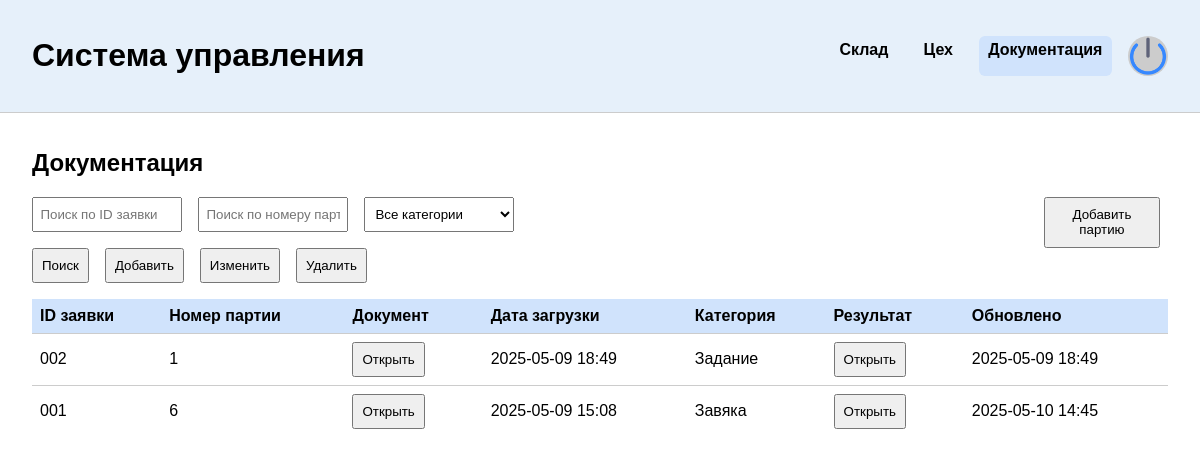
/docs/ (signed in), run on an earlier commit of the app's database.
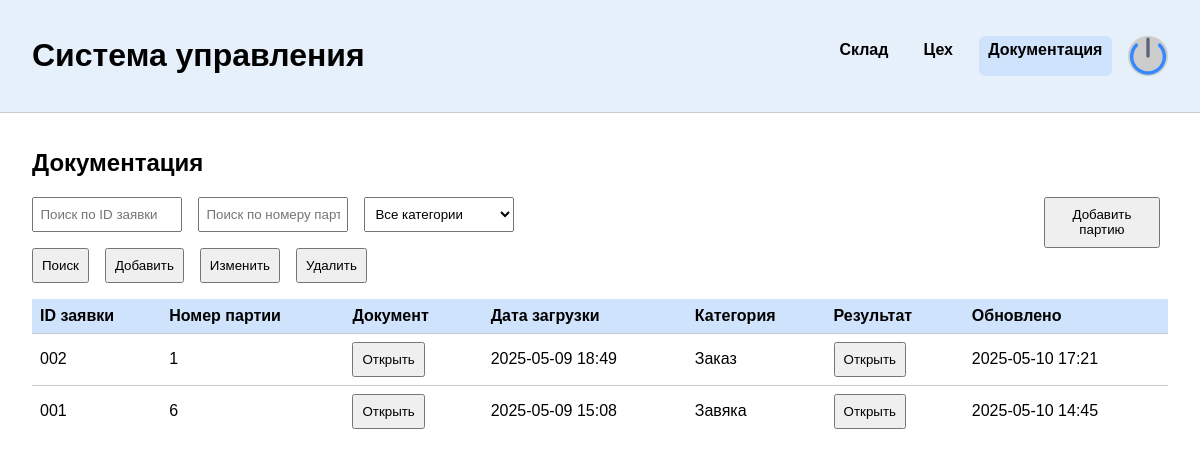
And on a later commit of the database.
### main/models.py (models this page shows)
class DocumentManagement(models.Model):
    batch = models.ForeignKey(Batch, on_delete=models.CASCADE)
    status = models.CharField(max_length=50, verbose_name="Статус заявки", choices=DocumentStatuses)
    request = models.FileField(verbose_name="Текст заявки", upload_to="static/documents/requests/")
    category = models.CharField(max_length=50, verbose_name="Тип", choices=CategoryRequests)
    updated_at = models.DateTimeField(auto_now=True, verbose_name="Дата и время последнего изменения")
    created_at = models.DateTimeField(default=timezone.now)
    class Meta:
        verbose_name = "Документооборот"
        verbose_name_plural = "Документооборот"

### main/views/documents.py (the view)
# urls.py: path("docs/", DocsPage.as_view()),
class DocsPage(BaseView, TemplateView):
    template_name = "main/documents.html"
    exclude_roles = [UserRole.WarehouseManager]
    def get_context_data(self, **kwargs):
        context = super().get_context_data(**kwargs)
        if self.request.user.role in [UserRole.PackerInspector, UserRole.Designer, UserRole.PatternDesigner]:
            docs = Document.objects.filter(category="Задание")
        elif self.request.user.role in [
            UserRole.Sewer,
            UserRole.PackerInspector,
        ]:
            docs = Document.objects.filter(category="тех. Задание")
        elif self.request.user.role in [UserRole.Cutter]:
            docs = Document.objects.filter(Q(category="тех. Задание") | Q("Заказ")).order_by("-id")
        else:
            docs = Document.objects.all().order_by("-id")
        context["docs"] = DocumentSerializer(docs, many=True).data
        context["batches"] = Batch.objects.all()
        return context

### main/models.py (called while the page is built)
    def __str__(self):
        return f"{self.fullname} - {self.role}"

### main/serializers.py (called while the page is built)
    def get_request_url(self, obj):
        return "/file/" + str(obj.request).replace("/", "-")

    def get_request_name(self, obj):
        return get_file_name(obj.request)

    def get_results(self, obj):
        return ResultSerialzier(obj.results.all(), many=True).data

    def get_created_at(self, obj):
        return obj.created_at.strftime("%Y-%m-%d %H:%M")

    def get_updated_at(self, obj):
        return obj.updated_at.strftime("%Y-%m-%d %H:%M")

    def get_id(self, obj):
        return str(obj.id).zfill(3)

### main/views/base.py (called while the page is built)
    def dispatch(self, request: HttpRequest, *args, **kwargs):
        user = request.user
        if not user.is_authenticated:
            return HttpResponseRedirect('/')
        print(user.login)
        print(user.__dict__)
        if user.role == UserRole.GeneralManager or user.role == UserRole.ProductionManager:
            return super().dispatch(request, *args, **kwargs)
        if user.role not in self.get_enable_roles():
            return render(request, "main/protect.html")
        return super().dispatch(request, *args, **kwargs)

### main/templates/main/documents.html (shortened to what this page needs)
{% extends "main/base.html" %}
{% load static %}
{% block content %}
<header>
  <h1>Система управления</h1>
  <div class="menu">
    <a href="/warehouse/materials/">Склад</a>
    <a href="/ceh/workers/">Цех</a>
    <a href="/docs/" class="active">Документация</a>
    <div class="avatar"><img src="{% static 'main/shutdown.png' %}" /></div>
  </div>
</header>
  <main id="docs">
    <h2>Документация</h2>
    <div style="display: flex;">
      <div class="filters">
        <input type="text" placeholder="Поиск по ID заявки">
        <input type="text" placeholder="Поиск по номеру партии">
        <select>
          <option>Все категории</option>
        </select>
      </div>
      {% if request.user.role == "Генеральный директор" %}
      <button onclick="document.getElementById('dialog-confirm-add-batch').showModal()">Добавить партию</button>
      {% endif %}
    </div>
      <div style="display: flex; gap: 0.5rem; margin-bottom: 1rem;">
        <button title="Применить фильтры поиска к документам" onclick="filterDocs()">Поиск</button>
        <button title="Добавить новую заявку" onclick="openAddDoc(event)">Добавить</button>
        <button title="Редактировать существующую заявку по ID" onclick="document.getElementById('dialog-edit-doc').showModal()">Изменить</button>
        <button title="Удалить заявку по ID с подтверждением" onclick="document.getElementById('dialog-delete-doc-id').showModal()">Удалить</button>
      </div>
    <table>
      <thead>
        <tr>
          <th>ID заявки</th><th>Номер партии</th><th>Документ</th>
          <th>Дата загрузки</th><th>Категория</th><th>Результат</th><th>Обновлено</th>
        </tr>
      </thead>
      <tbody>
        {% for d in docs %}
        <tr>
          <td>{{ d.id }}</td><td>{{ d.batch }}</td><td><button title="Открыть загруженные документы заявки" onclick="openDoc(event, {{d.id}})">Открыть</button></td>
          <td>{{ d.created_at }}</td><td>{{ d.category }}</td><td><button title="Открыть результат заявки" onclick="openResults(event, {{d.id}})">Открыть</button></td><td>{{ d.updated_at }}</td>
          {% endfor %}
        </tr>
      </tbody>
    </table>
  </main>
{% endblock %}

What changed in the data, as far as the page shows it:
changed DocumentManagement: category "Задание" → "Заказ"; updated_at "2025-05-09 18:49" → "2025-05-10 17:21"
